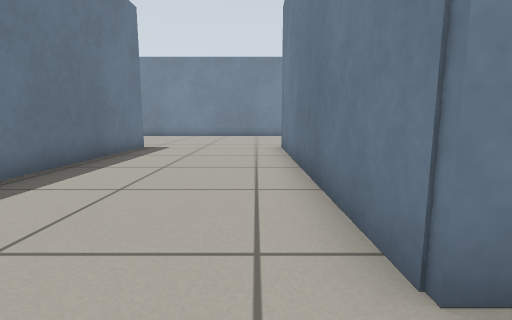
View 1 (above)

21 first-person views from a walk through a Gazebo world. The camera is 0.5 m above the floor, tilts 8° down and sees 85° across. The floor is counted in squares, 0.5 m on a side. Each view is taken from the middle of a square. On the plan, view 1 faces up. The plan holds only what a view shows up to about 11 squares ahead; the rest is blank.

View 2
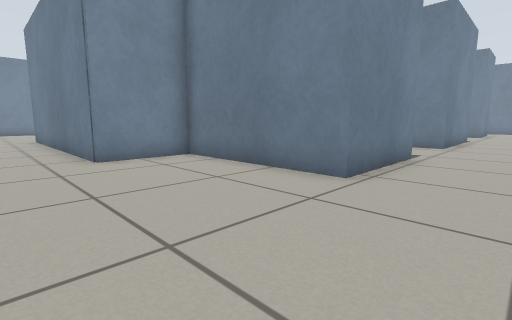

View 3
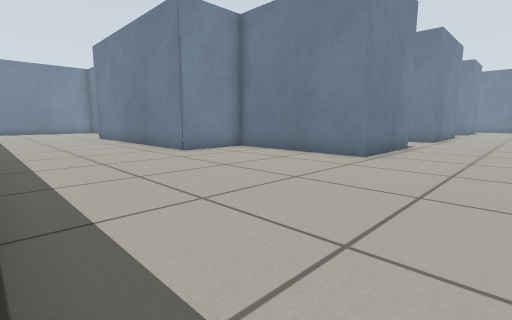

View 4
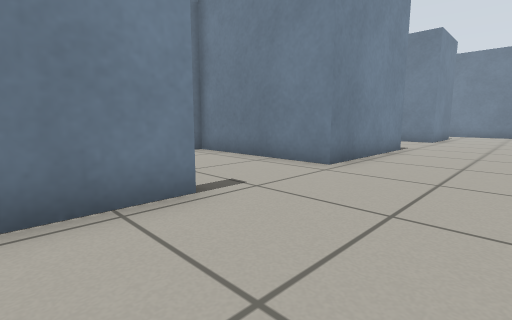

View 5
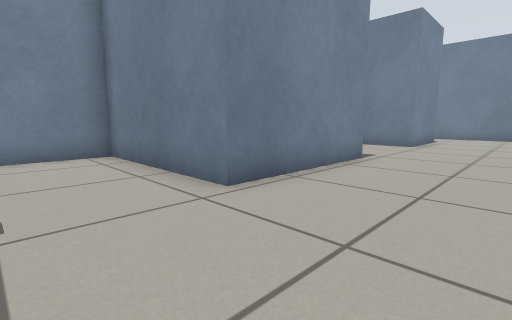

View 6
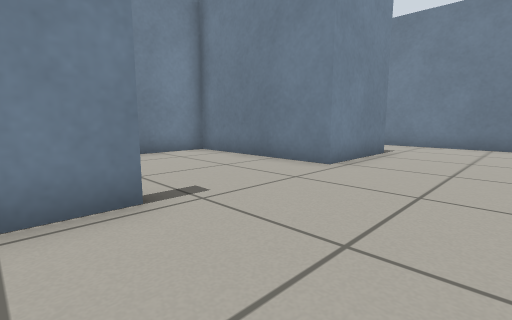

View 7
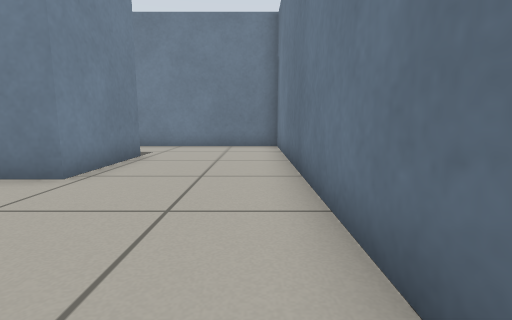

View 8
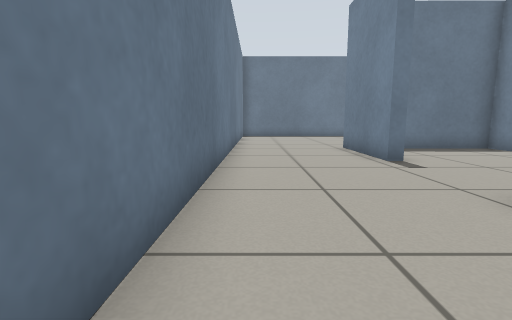

View 9
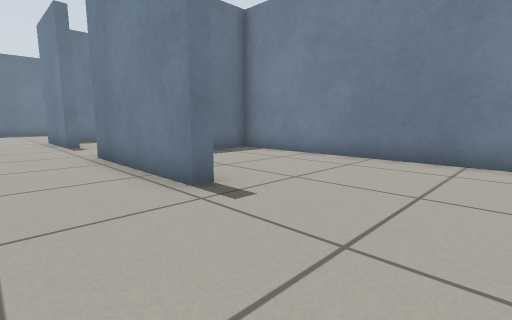

View 10
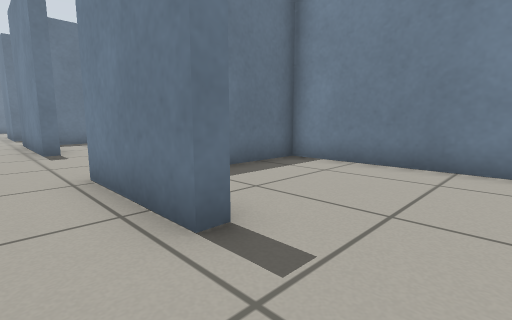

View 11
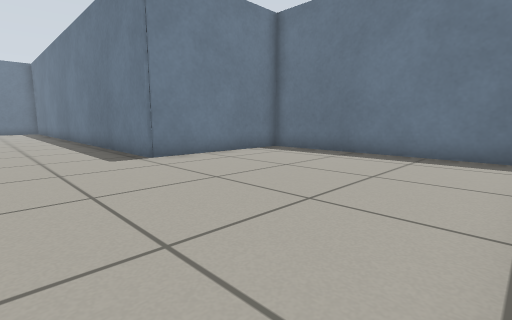

View 12
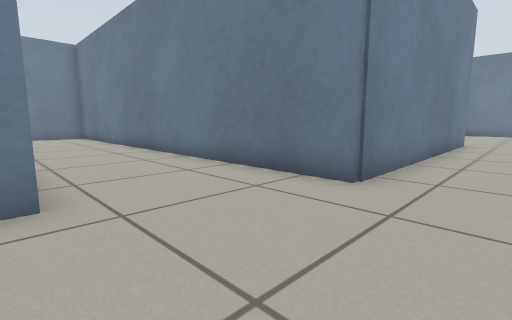

View 13
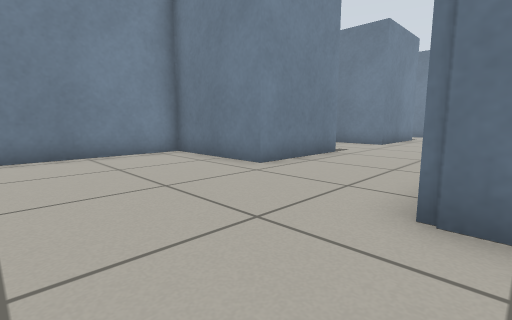

View 14
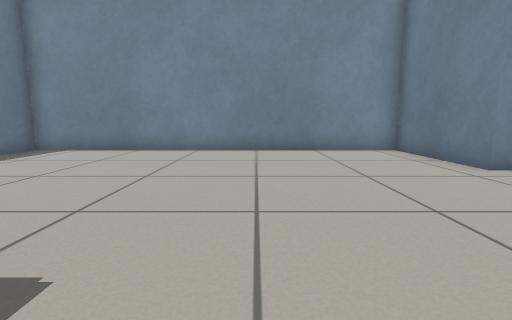

View 15
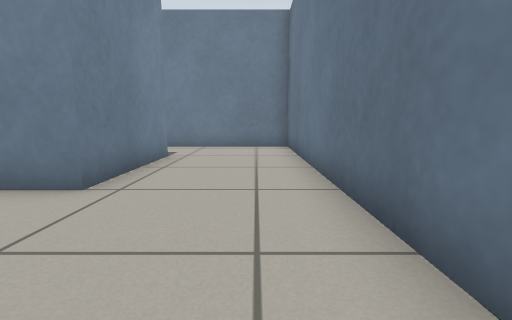

View 16
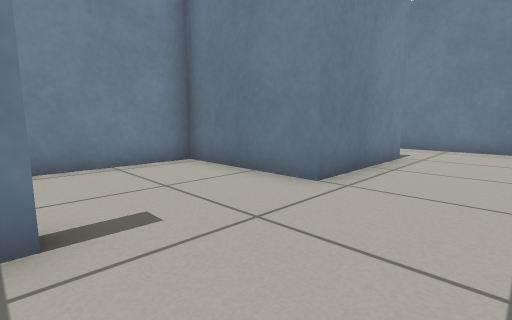

View 17
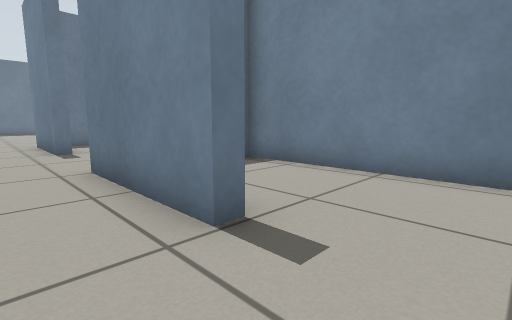

View 18
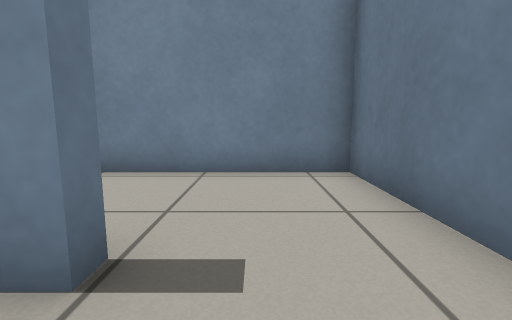

View 19
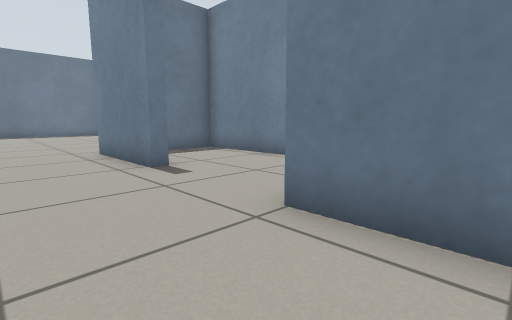

View 20
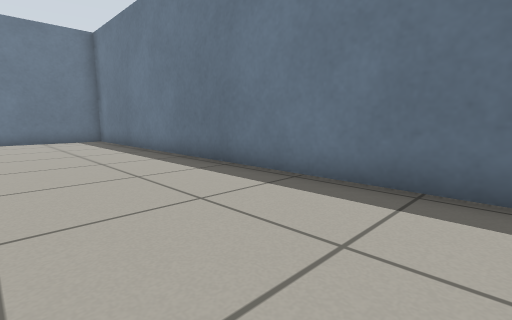

View 21
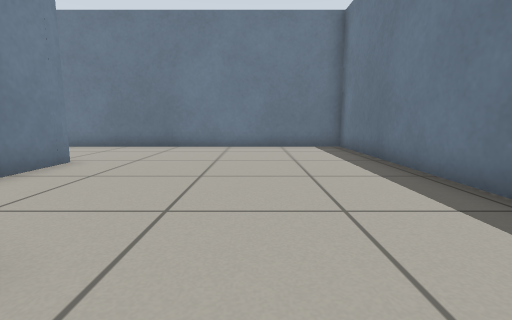

### Floor plan
Ten units are one square. View 1 is at (0, 0); x grows to the right and y downward. Boxes are objects, and circles mark ways between rooms. Rooms are numbered by the first view taken in them; rooms with no view inside come last. Other rooms are left out.
<svg viewBox="-99 -189 364 272">
<path fill="none" stroke="#000" d="M71 32 71 37 35 37 35 -14 10 -14M154 32 154 37 107 37M158 78 260 78 260 34M-43 -4 -43 78 133 78M229 37 197 37M229 32 229 37M63 -145 27 -145 27 -184 -94 -184 -94 -108 -43 -108 -43 -4M10 -14 10 -108 168 -108 168 -145M139 -145 100 -145M197 37 197 -14 111 -14 111 3M63 -150 63 -145M100 -145 100 -184 31 -184 31 -156M168 -145 168 -184 104 -184M139 -150 139 -145"/>
<circle cx="-20" cy="-12" r="3" fill="#2a7"/>
<circle cx="175" cy="30" r="3" fill="#2a7"/>
<circle cx="80" cy="-150" r="3" fill="#2a7"/>
<circle cx="150" cy="-150" r="3" fill="#2a7"/>
<text x="80" y="50">1</text>
<text x="0" y="-120">2</text>
<text x="160" y="10">3</text>
<text x="70" y="-170">4</text>
<text x="140" y="-170">5</text>
</svg>
Room 1 opens to room 2. Room 1 opens to room 3. Room 2 opens to room 4. Room 2 opens to room 5.

Where each view was taken, in squares from view 1:
view 1: 0 up, 0 right, facing up
view 2: 6 down, 1 left, facing up-right
view 3: 7 down, 4 left, facing up-right
view 4: 7 down, 5 right, facing up-right
view 5: 7 down, 8 right, facing up-right
view 6: 7 down, 14 right, facing up-right
view 7: 7 down, 15 right, facing right
view 8: 7 down, 14 right, facing left
view 9: 6 down, 19 right, facing up-left
view 10: 5 down, 25 right, facing up-left
view 11: 18 up, 1 left, facing down-left
view 12: 15 up, 1 left, facing down-right
view 13: 10 up, 2 left, facing up-right
view 14: 9 up, 2 left, facing up
view 15: 12 up, 6 right, facing right
view 16: 12 up, 6 right, facing up-right
view 17: 13 up, 16 right, facing up-left
view 18: 13 up, 15 right, facing up
view 19: 12 up, 12 right, facing up-left
view 20: 7 up, 0 right, facing down-left
view 21: 3 up, 1 left, facing down
